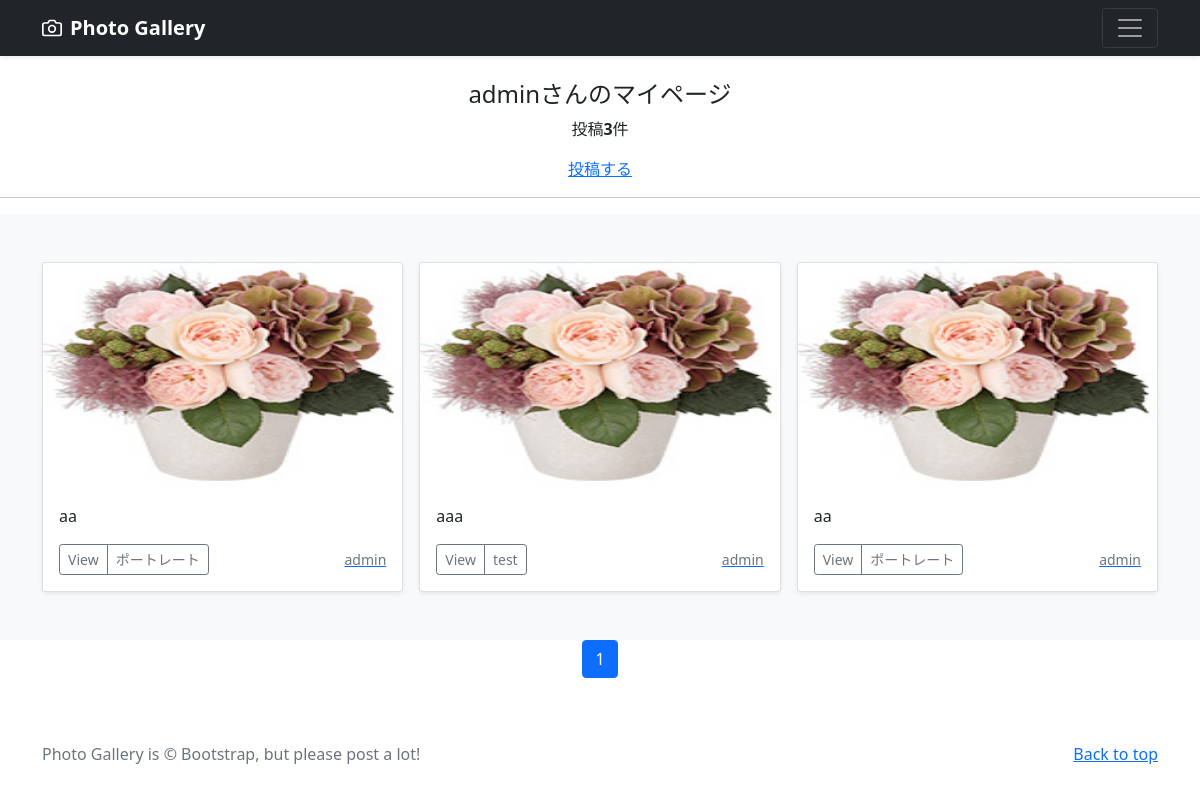
Screenshot of /mypage/ (signed in) with the database file from the repository.
### accounts/models.py (models this page shows)
class CustomUser(AbstractUser):
    pass

### photo/models.py (models this page shows, shortened)
class PhotoPost(models.Model):
    user = models.ForeignKey(
        CustomUser,
        verbose_name='ユーザー',
        on_delete=models.CASCADE
        )
    category = models.ForeignKey(
        Category,
        verbose_name='カテゴリ',
        on_delete=models.PROTECT
        )
    title = models.CharField(
        verbose_name='タイトル', # フィールドのタイトル
        max_length=200        # 最大文字数は200
        )
    comment = models.TextField(
        verbose_name='コメント',  # フィールドのタイトル
        )
    image1 = models.ImageField(
        verbose_name='イメージ1',# フィールドのタイトル
        upload_to = 'photos'   # MEDIA_ROOT以下のphotosにファイルを保存
        )
    image2 = models.ImageField(
        verbose_name='イメージ2',# フィールドのタイトル
        upload_to = 'photos',  # MEDIA_ROOT以下のphotosにファイルを保存
        blank=True,            # フィールド値の設定は必須でない
        null=True              # データベースにnullが保存されることを許容
        )
    posted_at = models.DateTimeField(
        verbose_name='投稿日時', # フィールドのタイトル
        auto_now_add=True       # 日時を自動追加
        )

class Category(models.Model):
    title = models.CharField(
        verbose_name='カテゴリ', # フィールドのタイトル
        max_length=20)

### photo/views.py (the view)
# urls.py: path("mypage/", views.MypageView.as_view(), name="mypage"),
class MypageView(ListView):
    template_name = "mypage.html"
    paginate_by = 9
    def get_queryset(self):
        queryset = PhotoPost.objects.filter(user = self.request.user).order_by("-posted_at")
        return queryset

### photo/templates/mypage.html (shortened to what this page needs)
{% extends 'base.html' %}
    {% block contents %}
    {% if user.is_authenticated %}
    <br>
    <div style = "text-align:center">
    <h4>{{user.username}}さんのマイページ</h4>
    {% if object_list.count == 0 %}
        <p>{{user.username}}さんの投稿はありません</p>
    {% else %}
    <p>投稿<strong>{{object_list.count}}</strong>件</p>
    {% endif %}
    <a href="{% url 'photo:post' %}">投稿する</a>
    </div>
    <hr>
    {% endif %}
    {% include "photos_list.html" %}
    {% include "pagination.html" %}
    {% endblock %}

### photo/templates/base.html (shortened to what this page needs)
{% load static %}
<!doctype html>
<html lang="ja">
  <head>
    <link href="https://cdn.jsdelivr.net/npm/bootstrap@5.0.2/dist/css/bootstrap.min.css"
          rel="stylesheet"
>
  </head>
  <body>
    <header>
      <div class="navbar navbar-dark bg-dark shadow-sm">
        <div class="container">
          <a href="{% url 'photo:index' %}"
             class="navbar-brand d-flex align-items-center">
            <strong>Photo Gallery</strong>
          </a>
          <button class="navbar-toggler"
                  type="button"
                  data-bs-toggle="collapse"
                  data-bs-target="#navbarHeader"
                  aria-controls="navbarHeader"
                  aria-expanded="false"
                  aria-label="Toggle navigation">
            <span class="navbar-toggler-icon"></span>
          </button>
        </div>
      </div>
    </header>
    <main>
      {% block contents %}{% endblock %}
    </main>
    <footer class="text-muted py-5">
      <div class="container">
        <p class="float-end mb-1">
          <a href="#">Back to top</a>
        </p>
        <p class="mb-1">
          Photo Gallery is &copy; Bootstrap, but please post a lot!</p>
      </div>
    </footer>
  </body>
</html>

### photo/templates/photos_list.html (shortened to what this page needs)
  <div class="album py-5 bg-light">
    <div class="container">
      <div class="row row-cols-1 row-cols-sm-2 row-cols-md-3 g-3">
        {% for record in object_list %}
        <div class="col">
          <div class="card shadow-sm">
            <img src = "{{ record.image1.url }}" class="bd-placeholder-img card-img-top"
                 width="100%" height="225"
                 xmlns="http://www.w3.org/2000/svg"
                 role="img" aria-label="Placeholder: Thumbnail"
                 preserveAspectRatio="xMidYMid slice"
                 focusable="false">
                 <rect width="100%" height="100%" fill="#55595c"/>
            <div class="card-body">
              <p class="card-text">
                {{record.title}}
              </p>
              <div class="d-flex justify-content-between align-items-center">
                <div class="btn-group">
                  <button type="button"
                          class="btn btn-sm btn-outline-secondary" onclick="location.href='{% url 'photo:photo_detail' record.pk%}'">
                          View</button>
                  <button type="button"
                          class="btn btn-sm btn-outline-secondary"
                          onclick="location.href='{% url 'photo:photos_cat' category=record.category.id %}'">
                          {{record.category.title}}</button>
                </div>
                <a href="{% url 'photo:user_list' user=record.user.id %}">
                  <small class="text-muted">
                    {{record.user.username}}
                  </small>
                </a>
              </div>
            </div>
          </div>
        </div>
        {% endfor %}
      </div>
    </div>
  </div>

### photo/templates/pagination.html (shortened to what this page needs)
<ul class="pagination"
    style="justify-content:center">
    {% for num in page_obj.paginator.page_range %}
        {% if page_obj.number == num %}
        <li class="page-item active">
            <span class="page-link">{{ num }}</span>
        </li>
        {% endif %}
    {% endfor %}
</ul>

### photo/templates/base.html (style rules this page uses)
.bd-placeholder-img { font-size: 1.125rem; text-anchor: middle; -webkit-user-select: none; -moz-user-select: none; user-select: none; }

### rows the page displays
CustomUser: username "admin"
PhotoPost: image1 (picture), title "aa", category "ポートレート", user.username "admin"
PhotoPost: image1 (picture), title "aaa", category "test", user.username "admin"
PhotoPost: image1 (picture), title "aa", category "ポートレート", user.username "admin"

### other values shown
{{ object_list.count }} "3"
{{ num }} "1"
